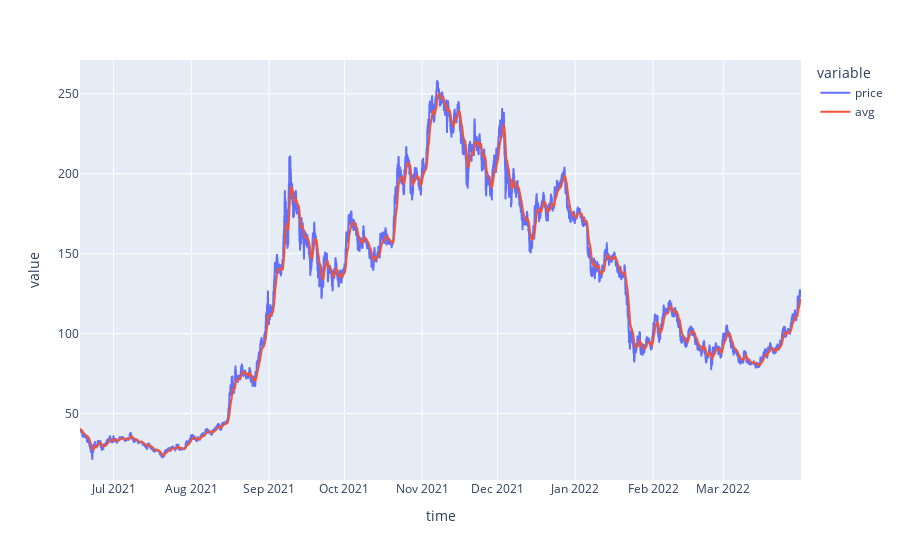
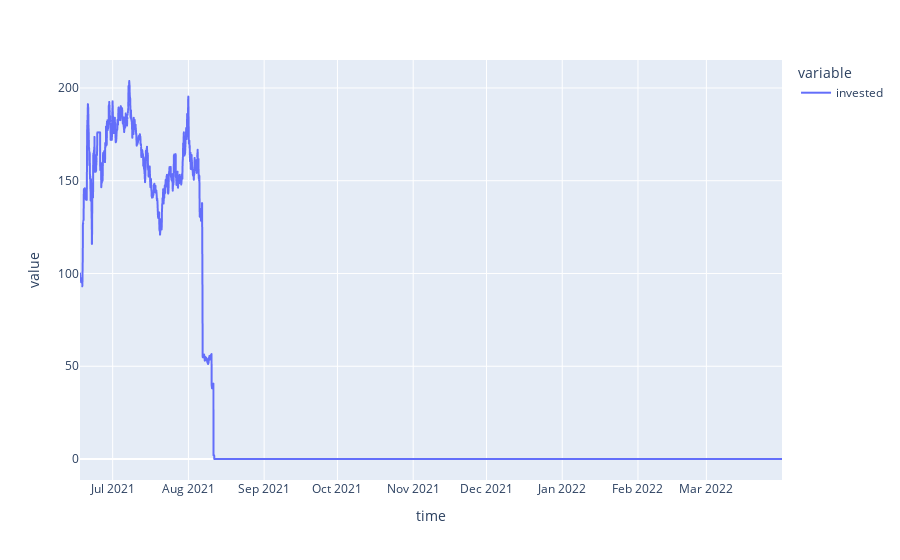

The notebook cell these images were saved under, in order:
### Code cell
last_n = int(len(price_data_hourly))
# strategy = ss.slow_fast_avg(avg_start = price_data_hourly['price'].iloc[-last_n], beta_slow = 0.1, beta_fast = 0.3, trade_amount = 1000)
strategy = ss.opportunistic(avg_start = price_data_hourly['price'].iloc[-last_n], beta = 0.05, thresh_percent = .05, trade_amount = 1)
sim = sim = ss.trade_simulator(price_data_hourly[-last_n:]['price'].reset_index(drop = True))
sim.run(strategy)

temp = price_data_hourly[-last_n:]
temp['avg'] = strategy.avg_ot
temp['invested'] = sim.invested_ot
fig = px.line(temp, y=["price", 'avg'])
fig.show()
fig = px.line(temp, y=['invested'])
fig.show()

### Figure 1 — Plotly figure (JSON) as saved in the notebook; plotly's stock layout.template omitted (floating-point values rounded to 4 significant figures; data arrays with more than 128 entries replaced by an {"elided": "..."} marker saying what was removed)
{"data": [{"hovertemplate": "variable=price<br>time=%{x}<br>value=%{y}<extra></extra>", "legendgroup": "price", "line": {"color": "#636efa", "dash": "solid"}, "marker": {"symbol": "circle"}, "mode": "lines", "name": "price", "showlegend": true, "type": "scattergl", "x": {"elided": "6897 str values"}, "xaxis": "x", "y": {"elided": "6897 float values"}, "yaxis": "y"}, {"hovertemplate": "variable=avg<br>time=%{x}<br>value=%{y}<extra></extra>", "legendgroup": "avg", "line": {"color": "#EF553B", "dash": "solid"}, "marker": {"symbol": "circle"}, "mode": "lines", "name": "avg", "showlegend": true, "type": "scattergl", "x": {"elided": "6897 str values"}, "xaxis": "x", "y": {"elided": "6897 float values"}, "yaxis": "y"}], "layout": {"legend": {"title": {"text": "variable"}, "tracegroupgap": 0}, "margin": {"t": 60}, "xaxis": {"anchor": "y", "domain": [0, 1], "title": {"text": "time"}}, "yaxis": {"anchor": "x", "domain": [0, 1], "title": {"text": "value"}}}}

### Figure 2 — Plotly figure (JSON) as saved in the notebook; plotly's stock layout.template omitted (floating-point values rounded to 4 significant figures; data arrays with more than 128 entries replaced by an {"elided": "..."} marker saying what was removed)
{"data": [{"hovertemplate": "variable=invested<br>time=%{x}<br>value=%{y}<extra></extra>", "legendgroup": "invested", "line": {"color": "#636efa", "dash": "solid"}, "marker": {"symbol": "circle"}, "mode": "lines", "name": "invested", "showlegend": true, "type": "scattergl", "x": {"elided": "6897 str values"}, "xaxis": "x", "y": {"elided": "6897 float values"}, "yaxis": "y"}], "layout": {"legend": {"title": {"text": "variable"}, "tracegroupgap": 0}, "margin": {"t": 60}, "xaxis": {"anchor": "y", "domain": [0, 1], "title": {"text": "time"}}, "yaxis": {"anchor": "x", "domain": [0, 1], "title": {"text": "value"}}}}
